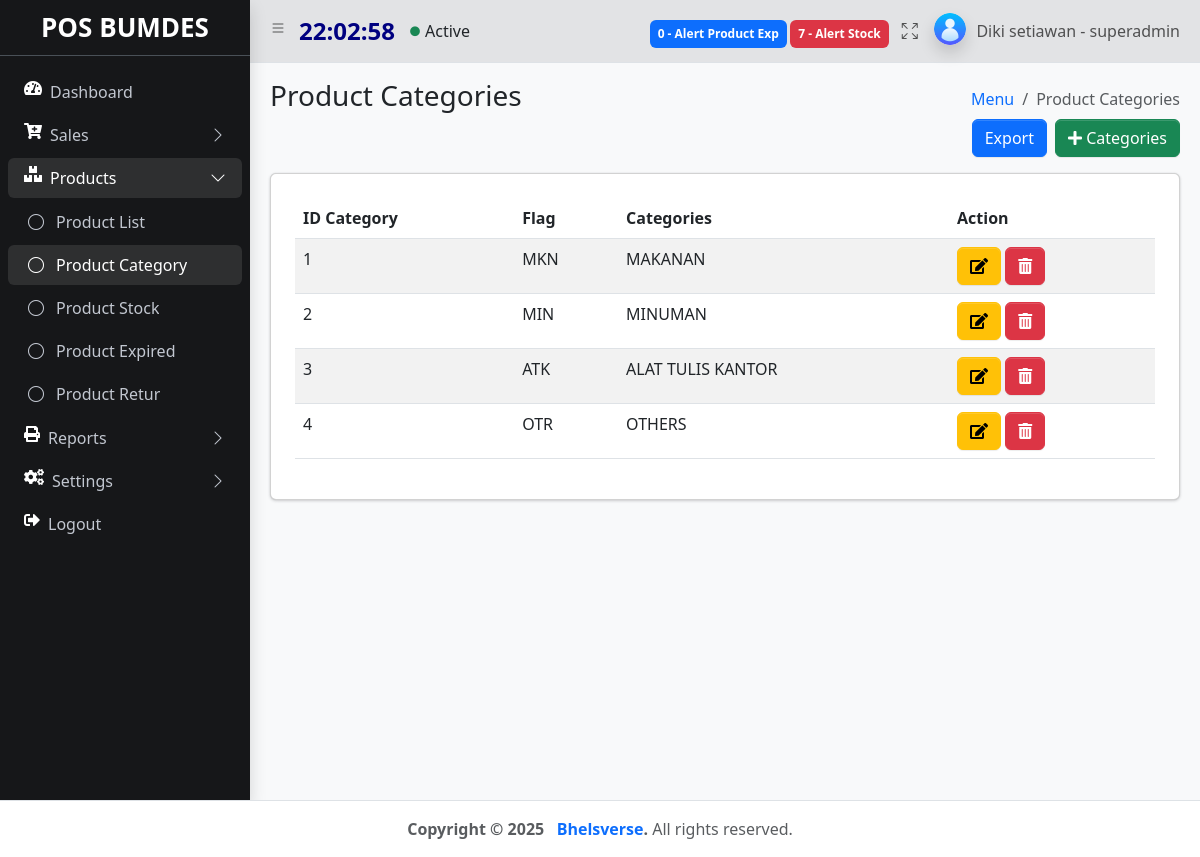
The app's page /index.php?&module=productCategory&action=list (signed in) with its own data.
### tables this page shows
CREATE TABLE `kategori` (
  `id_kategori` int(11) NOT NULL,
  `flag` text NOT NULL,
  `name` varchar(50) NOT NULL,
  `create_at` timestamp NOT NULL DEFAULT current_timestamp(),
  `update_at` timestamp NOT NULL DEFAULT current_timestamp()
);

### module/productCategory/list.php (the view, shortened to what this page needs)
<?php
  $id_kategori = isset($_GET['id_kategori']) ? $_GET['id_kategori'] : false;
  mysqli_query($koneksi, "DELETE FROM kategori WHERE id_kategori='$id_kategori'");
  ?>
   <main class="app-main">
        <div class="app-content-header">
          <div class="container-fluid">
            <div class="row">
              <div class="col-sm-6"><h3 class="mb-0">Product Categories</h3></div>
              <div class="col-sm-6">
                <ol class="breadcrumb float-sm-end">
                  <li class="breadcrumb-item"><a href="#">Menu</a></li>
                  <li class="breadcrumb-item active" aria-current="page">Product Categories</li>
                </ol>
              </div>
            </div>
            <div class="row">
            <div class="d-grid gap-2 d-md-flex justify-content-md-end">
            <a href="<?php echo BASE_URL . "module/productCategory/export.php"; ?>" class="btn btn-primary">Export</a>
            <button type="button" class="btn btn-success" data-bs-toggle="modal" data-bs-target="#modalCategoryProduct">
            <i class="fas fa-plus" style="color: #ffffff;"></i> Categories
            </button>
              </div>
              </div>
              <div class="col mt-2">
                <div class="card mt-3 p-4">
              <table id="example" class="table table-striped">
                    <thead>
                      <tr>
                        <th scope="col">ID Category</th>
                        <th scope="col">Flag</th>
                        <th scope="col">Categories</th>
                        <th scope="col">Action</th>
                      </tr>
                    </thead>
                    <tbody>
                <?php
                $query = "SELECT * FROM kategori";
                $result = mysqli_query($koneksi, $query);
                if($result->num_rows > 0){
                while ($item = mysqli_fetch_assoc($result)) {
                  echo "
                      <tr>
                        <td>$item[id_kategori]</td>
                        <td>$item[flag]</td>
                        <td>$item[name]</td>
                        <td> <a href='" . BASE_URL . "index.php?&module=productCategory&action=form&id_kategori=$item[id_kategori]' type='button' class='btn btn-warning' ><i class='fas fa-edit'></i></a>
                        <a href='" . BASE_URL . "index.php?&module=productCategory&action=list&id_kategori=$item[id_kategori]&notifdelete=success' class='btn btn-danger'><i class='fas fa-trash-alt'></i></a></td>
                      </tr>";
                    };
                   }else{
                    echo '<div class="alert alert-danger alert-dismissible fade show" role="alert">
                    <strong>Data belum ada!</strong> Silahkan inputkan data terlebih dahulu.
                    <button type="button" class="btn-close" data-bs-dismiss="alert" aria-label="Close"></button>
                  </div>';
                   } ?>
                    </tbody>
                  </table>
                </div>
              </div>
            </div>
          </div>
        </div>

### records on screen
kategori: id_kategori "1", flag "MKN", name "MAKANAN"
kategori: id_kategori "2", flag "MIN", name "MINUMAN"
kategori: id_kategori "3", flag "ATK", name "ALAT TULIS KANTOR"
kategori: id_kategori "4", flag "OTR", name "OTHERS"

### other values on screen
$notifalertexp "0"
$notifalert "7"
$nama "Diki setiawan"
$role "superadmin"
